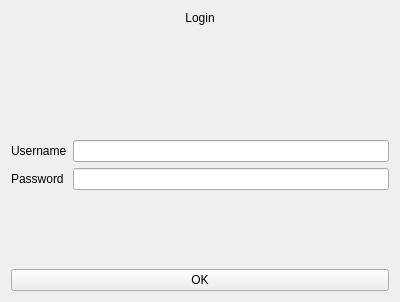
<?xml version="1.0" encoding="UTF-8"?>
<ui version="4.0">
 <class>Login</class>
 <widget class="QWidget" name="Login">
  <property name="geometry">
   <rect>
    <x>0</x>
    <y>0</y>
    <width>400</width>
    <height>302</height>
   </rect>
  </property>
  <property name="windowTitle">
   <string>Form</string>
  </property>
  <layout class="QVBoxLayout" name="verticalLayout">
   <item>
    <widget class="QLabel" name="label_login">
     <property name="text">
      <string>Login</string>
     </property>
     <property name="alignment">
      <set>Qt::AlignHCenter|Qt::AlignTop</set>
     </property>
    </widget>
   </item>
   <item>
    <layout class="QFormLayout" name="formLayout">
     <item row="0" column="0">
      <widget class="QLabel" name="label_username">
       <property name="text">
        <string>Username</string>
       </property>
      </widget>
     </item>
     <item row="0" column="1">
      <widget class="QLineEdit" name="usernameLineEdit"/>
     </item>
     <item row="1" column="0">
      <widget class="QLabel" name="label_password">
       <property name="text">
        <string>Password</string>
       </property>
      </widget>
     </item>
     <item row="1" column="1">
      <widget class="QLineEdit" name="passwordLineEdit"/>
     </item>
    </layout>
   </item>
   <item>
    <widget class="QPushButton" name="pushButton">
     <property name="text">
      <string>OK</string>
     </property>
    </widget>
   </item>
  </layout>
 </widget>
 <resources/>
 <connections/>
</ui>
